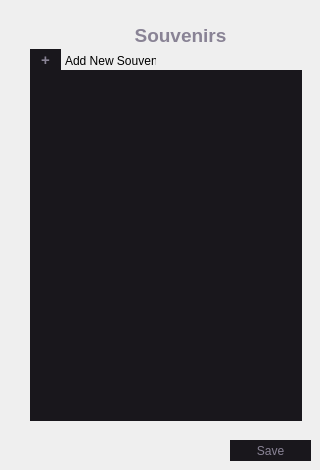
      <widget class="QWidget" name="modifySouvenirs">
       <widget class="QListWidget" name="adminPriceList">
        <property name="geometry">
         <rect>
          <x>201</x>
          <y>70</y>
          <width>101</width>
          <height>351</height>
         </rect>
        </property>
        <property name="styleSheet">
         <string notr="true">QListWidget {alternate-background-color: rgb(42, 38, 47); background-color: rgb(25, 23, 28); color: rgb(255, 255, 255)}</string>
        </property>
        <property name="frameShape">
         <enum>QFrame::NoFrame</enum>
        </property>
        <property name="frameShadow">
         <enum>QFrame::Plain</enum>
        </property>
        <property name="alternatingRowColors">
         <bool>true</bool>
        </property>
       </widget>
       <widget class="QListWidget" name="adminSVList">
        <property name="geometry">
         <rect>
          <x>30</x>
          <y>70</y>
          <width>171</width>
          <height>351</height>
         </rect>
        </property>
        <property name="styleSheet">
         <string notr="true">QListWidget {alternate-background-color: rgb(42, 38, 47); background-color: rgb(25, 23, 28); color: rgb(255, 255, 255)}</string>
        </property>
        <property name="frameShape">
         <enum>QFrame::NoFrame</enum>
        </property>
        <property name="frameShadow">
         <enum>QFrame::Plain</enum>
        </property>
        <property name="alternatingRowColors">
         <bool>true</bool>
        </property>
       </widget>
       <widget class="QLabel" name="label_14">
        <property name="geometry">
         <rect>
          <x>70</x>
          <y>20</y>
          <width>221</width>
          <height>31</height>
         </rect>
        </property>
        <property name="font">
         <font>
          <family>Nirmala UI</family>
          <pointsize>14</pointsize>
          <weight>75</weight>
          <bold>true</bold>
         </font>
        </property>
        <property name="styleSheet">
         <string notr="true">QLabel {color: rgb(137, 131, 149)}</string>
        </property>
        <property name="text">
         <string>Souvenirs</string>
        </property>
        <property name="alignment">
         <set>Qt::AlignCenter</set>
        </property>
       </widget>
       <widget class="QPushButton" name="saveSouvenirModification">
        <property name="geometry">
         <rect>
          <x>230</x>
          <y>440</y>
          <width>81</width>
          <height>21</height>
         </rect>
        </property>
        <property name="font">
         <font>
          <family>Nirmala UI</family>
          <pointsize>9</pointsize>
          <weight>50</weight>
          <bold>false</bold>
         </font>
        </property>
        <property name="autoFillBackground">
         <bool>false</bool>
        </property>
        <property name="styleSheet">
         <string notr="true">QPushButton {background-color: rgb(25, 23, 28); color: rgb(137, 131, 149); border: none;}

QPushButton:hover {background-color: #252328; color: rgb(255, 255, 255);}

QPushButton:pressed {background-color: qlineargradient(x1: 0, y1: 0, x2: 0, y2: 1, stop: 0 rgb(30, 28, 34), stop: 1 #252328);  color: rgb(137, 131, 149);}

</string>
        </property>
        <property name="text">
         <string>Save</string>
        </property>
       </widget>
       <widget class="QPushButton" name="addNewSouvenir">
        <property name="geometry">
         <rect>
          <x>30</x>
          <y>49</y>
          <width>31</width>
          <height>21</height>
         </rect>
        </property>
        <property name="font">
         <font>
          <family>Nirmala UI</family>
          <pointsize>11</pointsize>
          <weight>75</weight>
          <bold>true</bold>
         </font>
        </property>
        <property name="autoFillBackground">
         <bool>false</bool>
        </property>
        <property name="styleSheet">
         <string notr="true">QPushButton {background-color: rgb(25, 23, 28); color: rgb(137, 131, 149); border: none;}

QPushButton:hover {background-color: #252328; color: rgb(255, 255, 255);}

QPushButton:pressed {background-color: qlineargradient(x1: 0, y1: 0, x2: 0, y2: 1, stop: 0 rgb(30, 28, 34), stop: 1 #252328);  color: rgb(137, 131, 149);}

</string>
        </property>
        <property name="text">
         <string>+</string>
        </property>
       </widget>
       <widget class="QLabel" name="label_15">
        <property name="geometry">
         <rect>
          <x>65</x>
          <y>53</y>
          <width>91</width>
          <height>16</height>
         </rect>
        </property>
        <property name="text">
         <string>Add New Souvenir</string>
        </property>
       </widget>
      </widget>
